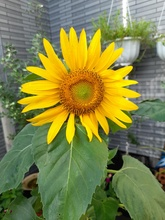
%> input picture Put test data here/136426976_5047284101979138_5987463422895603926_n.jpg, 165 x 220 px, shrunk from 720 x 960 before the run; its folder holds only this picture in this run
$ octave HU_KNN_Visualize_some_sample.m   (GNU Octave 9; MATLAB toolbox functions it lacks are replaced by stand-ins)
%> lines starting %> are read from the running program, lines starting %| are printed output that depends on the picture; in (x1, y1, x2, y2) boxes, pixels count from 0 and x2, y2 are one past the last pixel; in counts of white or black regions, pixels touching at a corner belong together; the program's own positions count from 1
### segment_color.m
function out = segment_color(image, nColors );
% Segmentation color wiht Kmean method
cform = makecform('srgb2lab');
lab_he = applycform(image, cform);

ab = double(lab_he(:,:,2:3));
nrows = size(ab, 1);
ncols = size(ab, 2);

ab = reshape(ab, nrows*ncols, 2);

[cluster_idx, cluster_center] = kmeans(ab, nColors, 'distance', 'sqEuclidean', ...
    'Replicates', 3);

pixel_labels = reshape(cluster_idx, nrows, ncols)-1;
out = pixel_labels;
revert_signal = sum(out(2,:));
if revert_signal>ncols/2
    out(pixel_labels==0) = 1;
    out(pixel_labels==1) = 0;
end


### ExtractNLargestBlobs.m
% Dev: Cuong Tran
% Function to return the specified number of largest or smallest blobs in a binary image.
% If numberToExtract > 0 it returns the numberToExtract largest blobs.
% If numberToExtract < 0 it returns the numberToExtract smallest blobs.
% Example: return a binary image with only the largest blob:
%   binaryImage = ExtractNLargestBlobs(binaryImage, 1)
% Example: return a binary image with the 3 smallest blobs:
%   binaryImage = ExtractNLargestBlobs(binaryImage, -3)
function binaryImage = ExtractNLargestBlobs(binaryImage, numberToExtract)
try
	% Get all the blob properties.  Can only pass in originalImage in version R2008a and later.
	[labeledImage, numberOfBlobs] = bwlabel(binaryImage);
	blobMeasurements = regionprops(labeledImage, 'area');
	% Get all the areas
	allAreas = [blobMeasurements.Area];
	if numberToExtract > length(allAreas);
		% Limit the number they can get to the number that are there/available.
		numberToExtract = length(allAreas);
	end
	if numberToExtract > 0
		% For positive numbers, sort in order of largest to smallest.
		% Sort them.
		[sortedAreas, sortIndexes] = sort(allAreas, 'descend');
	elseif numberToExtract < 0
		% For negative numbers, sort in order of smallest to largest.
		% Sort them.
		[sortedAreas, sortIndexes] = sort(allAreas, 'ascend');
		% Need to negate numberToExtract so we can use it in sortIndexes later.
		numberToExtract = -numberToExtract;
	else
		% numberToExtract = 0.  Shouldn't happen.  Return no blobs.
		binaryImage = false(size(binaryImage));
		return;
	end
	% Extract the "numberToExtract" largest blob(a)s using ismember().
	biggestBlob = ismember(labeledImage, sortIndexes(1:numberToExtract));
	% Convert from integer labeled image into binary (logical) image.
	binaryImage = biggestBlob > 0;
catch ME
	errorMessage = sprintf('Error in function ExtractNLargestBlobs().\n\nError Message:\n%s', ME.message);
	fprintf(1, '%s\n', errorMessage);
	uiwait(warndlg(errorMessage));
end

### hu_moment.m
function inv_moments = hu_moment(im)
% *****************************************
% function: extract feature ho moment of a image
% output: vector feature hu moment
% input: + im: image binary 0, 1
% program created by DAO DUY NGU
% email: ddngu0110@gmail.com
% *****************************************
format long
[h, w] = size(im);
% compute centroid of the image
M = sum(sum(im));
maximum = max(h, w);
x = 0;
y = 0;
for i=1:maximum
    if i <= h
        x = x + sum(i*im(i, :));
    end
    if i <= w
        y = y + sum(i*im(:, i));
    end
end
x_centroid = x/M;
y_centroid = y/M;

% central moment and normalize
M_nor = zeros(4, 4);
for p=1:4
    for q=1:4
        %check p+q >= 4:
        if (p + q) < 4
            continue
        end
        m_t = 0.0;
        for x=1:h
            for y=1:w
                if im(x, y) == 1
                    m_t = m_t + ((x-x_centroid)^(p-1))*((y-y_centroid)^(q-1))*double(im(x, y));
                end
            end
        end
        % Normalize central moments
        M_nor(p,q) = m_t/((M)^(((p+q-2)/2)+1));
    end
end
eta = M_nor;
% hu_moments feature
inv_moments = double(zeros(7,1));
inv_moments(1) = eta(3,1) + eta(1,3);
inv_moments(2) = (eta(3,1) - eta(1,3))^2 + (4*eta(2,2)^2);
inv_moments(3) = (eta(4,1) - 3*eta(2,3))^2 + (3*eta(3,2) - eta(1,4))^2;
inv_moments(4) = (eta(4,1) + eta(2,3))^2 + (eta(3,2) + eta(1,4))^2;
inv_moments(5) = (eta(4,1) - 3*eta(2,3))*(eta(4,1) + eta(2,3))*((eta(4,1) + eta(2,3))^2 - 3*((eta(3,2) + eta(1,4))^2)) + (3*(eta(3,2) - eta(1,4)))*(eta(3,2) + eta(1,4))*(3*(eta(4,1) + eta(2,3))^2 - (eta(3,2) + eta(1,4))^2);
inv_moments(6) = (eta(3,1) - eta(1,3))*((eta(4,1)+eta(2,3))^2 - (eta(3,2)+ eta(1,4))^2) + 4*eta(2,2)*((eta(4,1) + eta(2,3))*(eta(3,2) + eta(1,4)));
inv_moments(7) = (3*eta(3,2) - eta(1,4))*(eta(4,1) + eta(2,3))*((eta(4,1) + eta(2,3))^2 - 3*(eta(3,2)-eta(1,4))^2) - (eta(4,1) - 3*eta(2,3))*(eta(3,2) + eta(1,4))*(3*(eta(4,1) + eta(2,3))^2 - (eta(3,2) + eta(1,4))^2);
inv_moments = inv_moments';


### euclid.m
function d = euclid(A, B)
% Calculate the distance between two vectors with the same dimension based
% on Euclid method
% Dev: Cuong Tran
n = length(A);
d = 0;
for i = 1:n
    d = d + (A(i)-B(i))*(A(i)-B(i));
end
d = sqrt(d);

### knn.m
function predict = knn(data_test, datasets, K, pass_element)

% Classification with KNN method
% Dev: Cuong Tran

% data_test: one point data
% datasets: matrix of labels and datas
% K = int and >1: Number of template matching
% Pass_element: index of the data point to be ignored (for LOOCV)

% pass element = i : 0<i<len(datasets) remove data point i from training set
% pass element = -1: don't remove any point

N = size(datasets, 1);
list_d = []; % K distance from (test data to K datas) in training set
list_label = []; % corresponding label
except = -1; %template match
for i=1:N
    if i ~= pass_element
        n1 = datasets(i, :);
        label2 = n1(1);
        data2 = n1(2:end);
        d = euclid(data_test, data2);

        if d<0.0001
            except = label2;
        end

        if length(list_d)<K %initial K distance
            list_d(end+1) = d;
            list_label(end+1) = label2;
        else %Update list K
            %find max index
            max_index = 1;
            max = list_d(1);
            for i=1:length(list_d)
                if max<list_d(i)
                    max = list_d(i);
                    max_index = i;
                end
            end
            %Update new data
            if d<list_d(max_index)
                list_d(max_index) = d;
                list_label(max_index) = label2;
            end

        end
    end

end
list_label;
if except ~= -1
    %template match
    predict = except;
else
    %Return most frequent class
    predict = mode(list_label);
end

### HU_KNN_Visualize_some_sample.m
clc;
clear all;

% Set image (format .jpg or you can change at line 8) in directory name Put test data here
% For each image, one figure show original image, mask and predict (title)
% Dev: Cuong Tran, Thien Le Van, Duy Ngu Dao

path = 'Put test data here';
files = dir([path, '\*.jpg']);
length(files);

%load model
train = 'datasets_humoment.mat';
K = 7;
datasets = load(train);
datasets = datasets.datasets;
name_class = {'daisy', 'rose', 'hibiscus', 'lotus', 'sunflower'};


for i = 1:length(files)
    image = imread([path, '\',files(i).name]);
%> image is the input picture: size 220x165x3 uint8; mean R, G, B 128.9, 132.4, 72.5
    % Segment
    binary_mask = segment_color(image, 2);
%> in segment_color, `lab_he = applycform(image, cform);`: lab_he: size 220x165x3 uint8; mean of channels 1, 2, 3 137.4, 121.7, 155.3
%> in segment_color, `[cluster_idx, cluster_center] = kmeans(ab, nColors, 'distance', 'sqEuc..`: cluster_center = [117.4 140.9; 135.8 202]
%> in segment_color, `pixel_labels = reshape(cluster_idx, nrows, ncols)-1;`:
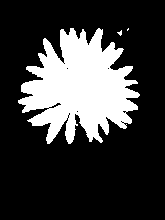
%> pixel_labels: size 220x165 double; values 0 (black) and 1 (white), 23.6% white; 3 white regions (2 under 20 px), largest, box (x1, y1, x2, y2) and area: (18, 28, 140, 144) 8538
%> in segment_color, `revert_signal = sum(out(2,:));`: revert_signal = 0
    binary_mask = double(ExtractNLargestBlobs(binary_mask, 1)); %value 0 and 1
%> in ExtractNLargestBlobs, `[labeledImage, numberOfBlobs] = bwlabel(binaryImage);`:
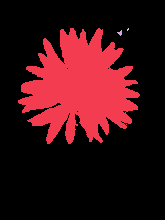
%> labeledImage: size 220x165 double; 4 distinct labels, from 0 to 3; one colour per label, 0 black
%> in ExtractNLargestBlobs, `[labeledImage, numberOfBlobs] = bwlabel(binaryImage);`: numberOfBlobs = 3
%> in ExtractNLargestBlobs, `blobMeasurements = regionprops(labeledImage, 'area');`: blobMeasurements = 3 regions; Area: 8538, 16, 4
%> in ExtractNLargestBlobs, `allAreas = [blobMeasurements.Area];`: allAreas = [8538 16 4]
%> in ExtractNLargestBlobs, `[sortedAreas, sortIndexes] = sort(allAreas, 'descend');`: sortIndexes = [1 2 3]
%> in ExtractNLargestBlobs, `biggestBlob = ismember(labeledImage, sortIndexes(1:numberToExtract));`: biggestBlob: size 220x165 logical; 23.5% white; 1 white region, box (x1, y1, x2, y2) and area: (18, 28, 140, 144) 8538
    binary_mask = imfill(binary_mask, 'holes');
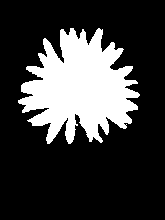
%> binary_mask: size 220x165 double; values 0 (black) and 1 (white), 23.6% white; 1 white region, box (x1, y1, x2, y2) and area: (18, 28, 140, 144) 8575
    %binary_mask = image./255;
    %size(binary_mask)

    % Hu Moment vector
    S = hu_moment(binary_mask);
%> in hu_moment, `M = sum(sum(im));`: M = 8575
%> the loop in hu_moment, `for i=1:maximum` made 220 passes
%> (x, y) on passes 1 to 12: (0, 0), (0, 0), (0, 0), (0, 0), (0, 0), (0, 0), (0, 0), (0, 0), (0, 0), (0, 0), (0, 0), (0, 0)
%> after the loop in hu_moment, `for i=1:maximum`: x = 755891; y = 687842
%> in hu_moment, `x_centroid = x/M;`: x_centroid = 88.15
%> in hu_moment, `y_centroid = y/M;`: y_centroid = 80.21
%> after the loop in hu_moment, `for p=1:4`: M_nor = [0 0 0.0906 -0.000374; 0 -0.0011 0.00397 -9.5e-05; 0.0829 -0.000182 0.0053 8.98e-06; -0.00318 -0.000345 0.000312 -3.05e-05]
%> in hu_moment, `eta = M_nor;`: eta has the same summary as M_nor
%> in hu_moment, `inv_moments = inv_moments';`: inv_moments = [0.173 6.43e-05 0.000227 9.22e-07 3.26e-12 -4.16e-10 -1.29e-11]
%> S has the same summary as inv_moments in hu_moment
    % Predict
    predict = knn(S, datasets, K, -1);
%> the loop in knn, `for i=1:N` made 590 passes
%> d on passes 8 to 19: 0.00987, 0.00934, 0.00542, 0.0112, 0.00605, 0.012, 0.00511, 0.00896, 0.00303, 0.00459, 0.00615, 0.00548
%> d on passes 1 to 6: 0.00655, 0.00389, 0.00785, 0.00954, 0.0171, 0.0173
%> after the loop in knn, `for i=1:N`: d = 0.00435; data2 = [0.169 0.00157 2.03e-05 1.7e-06 -9.79e-12 5.9e-08 0.000832]; except = -1; label2 = 5; list_d = [0.00194 0.00139 0.00192 0.00213 0.00128 0.00196 0.0018]; list_label = [3 3 2 3 5 1 5]; max = 0.00213; max_index = 4; n1 = [5 0.169 0.00157 2.03e-05 1.7e-06 -9.79e-12 5.9e-08 0.000832]
%> in knn, `predict = mode(list_label);`: predict = 3
%> predict = 3

    figure
    subplot(121)
    imshow(image)
    title(['Predict: ', name_class(predict)])
    subplot(122)
    imshow(binary_mask*255)
    title(['Predict: ', name_class(predict), ' Mask'])
end
